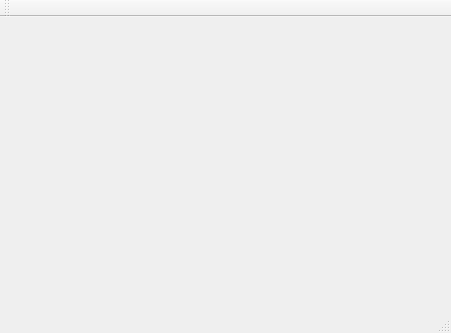
<?xml version="1.0" encoding="UTF-8"?>
<ui version="4.0">
 <class>MainWindow</class>
 <widget class="QMainWindow" name="MainWindow">
  <property name="geometry">
   <rect>
    <x>0</x>
    <y>0</y>
    <width>451</width>
    <height>333</height>
   </rect>
  </property>
  <property name="windowTitle">
   <string>MainWindow</string>
  </property>
  <widget class="QWidget" name="centralWidget">
   <layout class="QVBoxLayout" name="verticalLayout">
    <item>
     <layout class="QGridLayout" name="gridLayout"/>
    </item>
   </layout>
  </widget>
  <widget class="QMenuBar" name="menuBar">
   <property name="geometry">
    <rect>
     <x>0</x>
     <y>0</y>
     <width>451</width>
     <height>21</height>
    </rect>
   </property>
  </widget>
  <widget class="QToolBar" name="mainToolBar">
   <attribute name="toolBarArea">
    <enum>TopToolBarArea</enum>
   </attribute>
   <attribute name="toolBarBreak">
    <bool>false</bool>
   </attribute>
  </widget>
  <widget class="QStatusBar" name="statusBar"/>
 </widget>
 <layoutdefault spacing="6" margin="11"/>
 <resources/>
 <connections/>
</ui>
